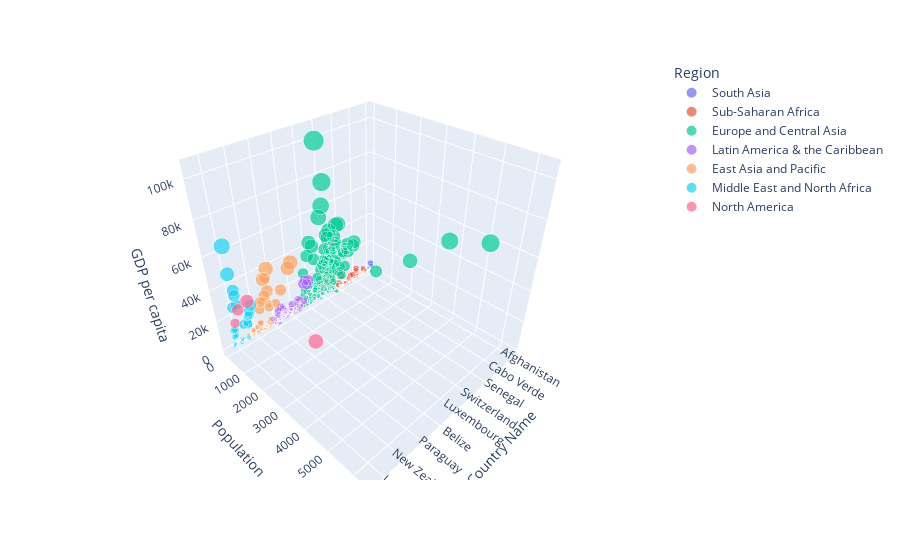

Notebook code for this chart:
### Markdown cell above
### 3D scatter plot to compare a country’s GDP and Population based on the region

### Code cell
fig = px.scatter_3d(dataset, x="Country Name", y="Population", z="GDP per capita", size = "GDP per capita", color ="Region")
fig.show()

### Figure 1 — Plotly figure (JSON) as saved in the notebook; plotly's stock layout.template omitted (floating-point values rounded to 4 significant figures; data arrays with more than 128 entries replaced by an {"elided": "..."} marker saying what was removed)
{"data": [{"hovertemplate": "Region=South Asia<br>Country Name=%{x}<br>Population=%{y}<br>GDP per capita=%{marker.size}<extra></extra>", "legendgroup": "South Asia", "marker": {"color": "#636efa", "size": [242.0, 543.3, 556.0, 418.1, 781.2, 1248.0, 718.2, 1228.0, 2258.0, 2753.0, 443.3, 714.9, 1358.0, 1606.0, 1249.0, 2800.0, 3844.0, 3640.0, 7077.0, 9033.0, 229.5, 315.8, 592.4, 901.7, 576.2, 748.9, 987.4, 1357.0], "sizemode": "area", "sizeref": 263.7, "symbol": "circle"}, "mode": "markers", "name": "South Asia", "scene": "scene", "showlegend": true, "type": "scatter3d", "x": ["Afghanistan", "Afghanistan", "Afghanistan", "Bangladesh", "Bangladesh", "Bangladesh", "Bhutan", "Bhutan", "Bhutan", "Bhutan", "India", "India", "India", "India", "Sri Lanka", "Sri Lanka", "Sri Lanka", "Maldives", "Maldives", "Maldives", "Nepal", "Nepal", "Nepal", "Nepal", "Pakistan", "Pakistan", "Pakistan", "Pakistan"], "y": [18.87, 35.54, 46.17, 5.423, 14.52, 24.42, 3.773, 8.152, 12.55, 20.38, 14.18, 21.67, 32.86, 43.39, 26.66, 63.24, 81.99, 207.0, 262.5, 218.8, 5.386, 8.27, 20.39, 33.04, 9.988, 14.67, 18.45, 24.72], "z": [242.0, 543.3, 556.0, 418.1, 781.2, 1248.0, 718.2, 1228.0, 2258.0, 2753.0, 443.3, 714.9, 1358.0, 1606.0, 1249.0, 2800.0, 3844.0, 3640.0, 7077.0, 9033.0, 229.5, 315.8, 592.4, 901.7, 576.2, 748.9, 987.4, 1357.0]}, {"hovertemplate": "Region=Sub-Saharan Africa<br>Country Name=%{x}<br>Population=%{y}<br>GDP per capita=%{marker.size}<extra></extra>", "legendgroup": "Sub-Saharan Africa", "marker": {"color": "#EF553B", "size": [556.8, 1902.0, 3498.0, 3128.0, 136.5, 151.7, 234.2, 305.5, 512.7, 822.8, 1037.0, 1077.0, 457.9, 647.8, 653.3, 5513.0, 6403.0, 251.8, 331.3, 488.4, 377.4, 1007.0, 1310.0, 1701.0, 1973.0, 681.1, 1100.0, 1352.0, 1383.0, 334.0, 497.3, 1836.0, 3077.0, 2449.0, 1243.0, 3378.0, 3043.0, 124.5, 341.6, 640.5, 4136.0, 8849.0, 7385.0, 492.5, 1299.0, 1774.0, 363.5, 322.4, 672.4, 769.3, 594.1, 665.7, 860.6, 660.7, 558.2, 603.4, 397.5, 511.6, 1080.0, 1465.0, 436.5, 842.8, 1146.0, 293.6, 319.5, 467.2, 270.5, 489.0, 710.3, 751.5, 416.8, 471.9, 589.9, 3929.0, 5283.0, 8000.0, 9260.0, 478.7, 380.6, 2186.0, 5395.0, 4897.0, 197.8, 476.9, 484.2, 2687.0, 260.6, 609.8, 751.1, 366.2, 914.2, 613.7, 992.7, 1272.0, 1219.0, 138.7, 292.3, 401.8, 866.5, 1090.0, 1585.0, 1729.0, 3084.0, 4168.0, 10800.0, 15160.0, 166.2, 658.6, 892.6, 776.0, 303.0, 406.6, 534.0, 570.9, 492.6, 743.4, 261.9, 822.5, 847.3, 6033.0, 8149.0, 6260.0, 345.7, 702.7, 1489.0, 1338.0, 948.3, 1445.0], "sizemode": "area", "sizeref": 263.7, "symbol": "circle"}, "mode": "markers", "name": "Sub-Saharan Africa", "scene": "scene", "showlegend": true, "type": "scatter3d", "x": ["Angola", "Angola", "Angola", "Angola", "Burundi", "Burundi", "Burundi", "Burundi", "Benin", "Benin", "Benin", "Benin", "Burkina Faso", "Burkina Faso", "Burkina Faso", "Botswana", "Botswana", "Central African Republic", "Central African Republic", "Central African Republic", "Central African Republic", "Cote d'Ivoire", "Cote d'Ivoire", "Cote d'Ivoire", "Cote d'Ivoire", "Cameroon", "Cameroon", "Cameroon", "Cameroon", "Congo, Dem. Rep.", "Congo, Dem. Rep.", "Congo, Rep.", "Congo, Rep.", "Congo, Rep.", "Comoros", "Cabo Verde", "Cabo Verde", "Ethiopia", "Ethiopia", "Ethiopia", "Gabon", "Gabon", "Gabon", "Ghana", "Ghana", "Ghana", "Guinea", "Guinea", "Guinea", "Guinea", "Gambia, The", "Gambia, The", "Gambia, The", "Gambia, The", "Guinea-Bissau", "Guinea-Bissau", "Kenya", "Kenya", "Kenya", "Kenya", "Lesotho", "Lesotho", "Lesotho", "Madagascar", "Madagascar", "Madagascar", "Mali", "Mali", "Mali", "Mali", "Mozambique", "Mozambique", "Mozambique", "Mauritius", "Mauritius", "Mauritius", "Mauritius", "Malawi", "Malawi", "Namibia", "Namibia", "Namibia", "Niger", "Niger", "Niger", "Nigeria", "Rwanda", "Rwanda", "Rwanda", "Sudan", "Sudan", "Senegal", "Senegal", "Senegal", "Senegal", "Sierra Leone", "Sierra Leone", "Sierra Leone", "Sao Tome and Principe", "Sao Tome and Principe", "Sao Tome and Principe", "Eswatini", "Eswatini", "Eswatini", "Seychelles", "Seychelles", "Chad", "Chad", "Chad", "Chad", "Togo", "Togo", "Togo", "Togo", "Tanzania", "Tanzania", "Uganda", "Uganda", "Uganda", "South Africa", "South Africa", "South Africa", "Zambia", "Zambia", "Zambia", "Zambia", "Zimbabwe", "Zimbabwe"], "y": [5.366, 28.29, 33.49, 54.25, 6.369, 6.019, 10.43, 10.33, 9.106, 13.64, 15.56, 14.29, 6.09, 11.42, 15.74, 87.3, 98.17, 4.901, 8.312, 11.88, 9.413, 46.05, 53.33, 56.37, 39.34, 22.86, 32.31, 38.99, 39.81, 5.793, 8.695, 16.88, 24.8, 21.38, 45.21, 46.41, 44.06, 2.289, 8.067, 13.51, 78.39, 77.35, 79.03, 18.24, 25.39, 32.23, 15.3, 14.11, 16.13, 30.9, 8.381, 5.936, 8.362, 7.055, 16.15, 37.72, 12.1, 16.7, 24.58, 29.1, 9.286, 14.02, 17.36, 6.096, 6.571, 7.337, 10.43, 14.96, 19.39, 11.22, 2.355, 2.182, 7.245, 54.93, 102.3, 198.1, 294.9, 5.277, 6.369, 93.42, 231.5, 254.5, 6.164, 14.72, 14.15, 72.02, 3.296, 11.27, 13.08, 10.08, 23.77, 13.17, 18.23, 30.13, 30.68, 17.75, 21.71, 28.25, 28.66, 17.46, 14.78, 34.71, 72.37, 90.39, 172.3, 192.7, 6.008, 19.33, 26.54, 21.66, 9.777, 13.91, 21.91, 24.98, 9.85, 12.32, 7.263, 20.08, 16.5, 199.6, 260.6, 207.8, 12.99, 18.34, 17.59, 9.793, 45.94, 59.15], "z": [556.8, 1902.0, 3498.0, 3128.0, 136.5, 151.7, 234.2, 305.5, 512.7, 822.8, 1037.0, 1077.0, 457.9, 647.8, 653.3, 5513.0, 6403.0, 251.8, 331.3, 488.4, 377.4, 1007.0, 1310.0, 1701.0, 1973.0, 681.1, 1100.0, 1352.0, 1383.0, 334.0, 497.3, 1836.0, 3077.0, 2449.0, 1243.0, 3378.0, 3043.0, 124.5, 341.6, 640.5, 4136.0, 8849.0, 7385.0, 492.5, 1299.0, 1774.0, 363.5, 322.4, 672.4, 769.3, 594.1, 665.7, 860.6, 660.7, 558.2, 603.4, 397.5, 511.6, 1080.0, 1465.0, 436.5, 842.8, 1146.0, 293.6, 319.5, 467.2, 270.5, 489.0, 710.3, 751.5, 416.8, 471.9, 589.9, 3929.0, 5283.0, 8000.0, 9260.0, 478.7, 380.6, 2186.0, 5395.0, 4897.0, 197.8, 476.9, 484.2, 2687.0, 260.6, 609.8, 751.1, 366.2, 914.2, 613.7, 992.7, 1272.0, 1219.0, 138.7, 292.3, 401.8, 866.5, 1090.0, 1585.0, 1729.0, 3084.0, 4168.0, 10800.0, 15160.0, 166.2, 658.6, 892.6, 776.0, 303.0, 406.6, 534.0, 570.9, 492.6, 743.4, 261.9, 822.5, 847.3, 6033.0, 8149.0, 6260.0, 345.7, 702.7, 1489.0, 1338.0, 948.3, 1445.0]}, {"hovertemplate": "Region=Europe and Central Asia<br>Country Name=%{x}<br>Population=%{y}<br>GDP per capita=%{marker.size}<extra></extra>", "legendgroup": "Europe and Central Asia", "marker": {"color": "#00cc96", "size": {"elided": "139 float values"}, "sizemode": "area", "sizeref": 263.7, "symbol": "circle"}, "mode": "markers", "name": "Europe and Central Asia", "scene": "scene", "showlegend": true, "type": "scatter3d", "x": {"elided": "139 str values"}, "y": {"elided": "139 float values"}, "z": {"elided": "139 float values"}}, {"hovertemplate": "Region=Latin America & the Caribbean<br>Country Name=%{x}<br>Population=%{y}<br>GDP per capita=%{marker.size}<extra></extra>", "legendgroup": "Latin America & the Caribbean", "marker": {"color": "#ab63fa", "size": [7708.0, 5110.0, 10390.0, 13790.0, 27100.0, 30280.0, 28440.0, 31700.0, 3364.0, 4304.0, 4805.0, 1955.0, 3036.0, 3750.0, 4790.0, 11290.0, 8814.0, 11270.0, 13820.0, 16060.0, 16560.0, 5100.0, 7558.0, 12720.0, 13500.0, 2520.0, 3414.0, 6337.0, 6176.0, 3789.0, 8227.0, 11640.0, 2869.0, 5555.0, 6922.0, 1445.0, 4634.0, 6124.0, 2853.0, 3995.0, 954.4, 1106.0, 4581.0, 5577.0, 2302.0, 1387.0, 3392.0, 4104.0, 4704.0, 4908.0, 6949.0, 8540.0, 10090.0, 7158.0, 8278.0, 9271.0, 9617.0, 1007.0, 1504.0, 2050.0, 4060.0, 13630.0, 1956.0, 2729.0, 5082.0, 6229.0, 1664.0, 4342.0, 5414.0, 2002.0, 2429.0, 2983.0, 3706.0, 9168.0, 6435.0, 18380.0, 6875.0, 5227.0, 11990.0, 15610.0, 3970.0, 5339.0, 6655.0], "sizemode": "area", "sizeref": 263.7, "symbol": "circle"}, "mode": "markers", "name": "Latin America & the Caribbean", "scene": "scene", "showlegend": true, "type": "scatter3d", "x": ["Argentina", "Argentina", "Argentina", "Argentina", "Bahamas, The", "Bahamas, The", "Bahamas, The", "Bahamas, The", "Belize", "Belize", "Belize", "Bolivia", "Bolivia", "Brazil", "Brazil", "Brazil", "Brazil", "Barbados", "Barbados", "Barbados", "Barbados", "Chile", "Chile", "Chile", "Chile", "Colombia", "Colombia", "Colombia", "Colombia", "Costa Rica", "Costa Rica", "Costa Rica", "Dominican Republic", "Dominican Republic", "Dominican Republic", "Ecuador", "Ecuador", "Ecuador", "Guatemala", "Guatemala", "Guyana", "Guyana", "Guyana", "Guyana", "Honduras", "Haiti", "Jamaica", "Jamaica", "Jamaica", "Jamaica", "St. Lucia", "St. Lucia", "St. Lucia", "Mexico", "Mexico", "Mexico", "Mexico", "Nicaragua", "Nicaragua", "Nicaragua", "Panama", "Panama", "Peru", "Peru", "Peru", "Peru", "Paraguay", "Paraguay", "Paraguay", "El Salvador", "El Salvador", "El Salvador", "El Salvador", "Suriname", "Trinidad and Tobago", "Trinidad and Tobago", "Uruguay", "Uruguay", "Uruguay", "Uruguay", "St. Vincent and the Grenadines", "St. Vincent and the Grenadines", "St. Vincent and the Grenadines"], "y": [320.6, 186.1, 401.2, 505.4, 616.2, 733.9, 812.7, 900.7, 61.61, 74.28, 82.47, 38.29, 62.02, 181.4, 224.4, 490.8, 445.0, 289.3, 389.4, 481.3, 571.5, 229.2, 303.7, 458.9, 585.8, 33.82, 56.41, 124.2, 135.5, 84.49, 181.5, 241.2, 88.48, 168.3, 206.8, 32.9, 147.3, 193.6, 110.6, 138.8, 27.95, 33.23, 61.44, 82.21, 95.76, 25.66, 82.89, 92.33, 100.3, 97.52, 218.8, 266.2, 257.2, 174.5, 279.1, 264.8, 263.1, 25.04, 46.03, 61.5, 91.44, 340.8, 39.3, 53.33, 113.6, 121.6, 58.51, 142.7, 190.2, 97.57, 95.4, 90.83, 95.18, 240.8, 174.6, 536.1, 402.0, 241.5, 411.8, 444.1, 47.56, 75.78, 101.9], "z": [7708.0, 5110.0, 10390.0, 13790.0, 27100.0, 30280.0, 28440.0, 31700.0, 3364.0, 4304.0, 4805.0, 1955.0, 3036.0, 3750.0, 4790.0, 11290.0, 8814.0, 11270.0, 13820.0, 16060.0, 16560.0, 5100.0, 7558.0, 12720.0, 13500.0, 2520.0, 3414.0, 6337.0, 6176.0, 3789.0, 8227.0, 11640.0, 2869.0, 5555.0, 6922.0, 1445.0, 4634.0, 6124.0, 2853.0, 3995.0, 954.4, 1106.0, 4581.0, 5577.0, 2302.0, 1387.0, 3392.0, 4104.0, 4704.0, 4908.0, 6949.0, 8540.0, 10090.0, 7158.0, 8278.0, 9271.0, 9617.0, 1007.0, 1504.0, 2050.0, 4060.0, 13630.0, 1956.0, 2729.0, 5082.0, 6229.0, 1664.0, 4342.0, 5414.0, 2002.0, 2429.0, 2983.0, 3706.0, 9168.0, 6435.0, 18380.0, 6875.0, 5227.0, 11990.0, 15610.0, 3970.0, 5339.0, 6655.0]}, {"hovertemplate": "Region=East Asia and Pacific<br>Country Name=%{x}<br>Population=%{y}<br>GDP per capita=%{marker.size}<extra></extra>", "legendgroup": "East Asia and Pacific", "marker": {"color": "#FFA15A", "size": [21700.0, 34080.0, 52090.0, 56710.0, 18010.0, 35270.0, 1753.0, 4550.0, 8016.0, 2069.0, 3628.0, 3653.0, 5391.0, 2172.0, 2907.0, 1263.0, 3122.0, 3332.0, 300.6, 785.5, 796.8, 1535.0, 23090.0, 325.2, 475.6, 1141.0, 746.9, 1197.0, 474.2, 2643.0, 3875.0, 4044.0, 9041.0, 9955.0, 27750.0, 33680.0, 38630.0, 1073.0, 1244.0, 3001.0, 7658.0, 23850.0, 29960.0, 47240.0, 55650.0, 1604.0, 2167.0, 2008.0, 2894.0, 5076.0, 5840.0, 806.4, 1333.0, 2091.0, 1673.0, 2582.0, 1471.0, 2696.0, 1484.0, 3566.0, 4074.0], "sizemode": "area", "sizeref": 263.7, "symbol": "circle"}, "mode": "markers", "name": "East Asia and Pacific", "scene": "scene", "showlegend": true, "type": "scatter3d", "x": ["Australia", "Australia", "Australia", "Australia", "Brunei Darussalam", "Brunei Darussalam", "China", "China", "China", "Fiji", "Fiji", "Fiji", "Fiji", "Micronesia, Fed. Sts.", "Micronesia, Fed. Sts.", "Indonesia", "Indonesia", "Indonesia", "Cambodia", "Cambodia", "Kiribati", "Kiribati", "Korea, Rep.", "Lao PDR", "Lao PDR", "Lao PDR", "Myanmar", "Myanmar", "Mongolia", "Mongolia", "Mongolia", "Malaysia", "Malaysia", "Malaysia", "New Zealand", "New Zealand", "New Zealand", "Philippines", "Philippines", "Philippines", "Palau", "Singapore", "Singapore", "Singapore", "Singapore", "Solomon Islands", "Solomon Islands", "Thailand", "Thailand", "Thailand", "Thailand", "Timor-Leste", "Timor-Leste", "Tonga", "Vietnam", "Vietnam", "Vanuatu", "Vanuatu", "Samoa", "Samoa", "Samoa"], "y": [461.6, 848.6, 1367.0, 1535.0, 80.51, 66.38, 48.17, 89.46, 155.3, 11.79, 22.04, 40.27, 61.53, 8.934, 9.317, 24.16, 65.75, 58.37, 15.41, 36.0, 2.287, 5.019, 555.3, 8.824, 9.305, 21.89, 15.83, 43.47, 6.645, 29.92, 65.15, 59.08, 136.2, 177.7, 529.1, 698.9, 906.5, 17.07, 29.19, 71.23, 144.6, 507.6, 609.1, 959.7, 1219.0, 2.83, 2.982, 27.9, 33.13, 44.91, 53.05, 6.191, 11.54, 13.22, 45.72, 66.04, 5.14, 12.17, 7.605, 25.9, 27.64], "z": [21700.0, 34080.0, 52090.0, 56710.0, 18010.0, 35270.0, 1753.0, 4550.0, 8016.0, 2069.0, 3628.0, 3653.0, 5391.0, 2172.0, 2907.0, 1263.0, 3122.0, 3332.0, 300.6, 785.5, 796.8, 1535.0, 23090.0, 325.2, 475.6, 1141.0, 746.9, 1197.0, 474.2, 2643.0, 3875.0, 4044.0, 9041.0, 9955.0, 27750.0, 33680.0, 38630.0, 1073.0, 1244.0, 3001.0, 7658.0, 23850.0, 29960.0, 47240.0, 55650.0, 1604.0, 2167.0, 2008.0, 2894.0, 5076.0, 5840.0, 806.4, 1333.0, 2091.0, 1673.0, 2582.0, 1471.0, 2696.0, 1484.0, 3566.0, 4074.0]}, {"hovertemplate": "Region=Middle East and North Africa<br>Country Name=%{x}<br>Population=%{y}<br>GDP per capita=%{marker.size}<extra></extra>", "legendgroup": "Middle East and North Africa", "marker": {"color": "#19d3f3", "size": [20720.0, 22630.0, 768.2, 904.7, 1343.0, 2653.0, 1186.0, 2646.0, 3563.0, 1670.0, 3246.0, 6600.0, 5201.0, 4688.0, 21060.0, 20590.0, 30780.0, 35810.0, 2183.0, 3737.0, 4164.0, 35590.0, 38580.0, 29870.0, 4575.0, 7762.0, 7643.0, 21800.0, 24920.0, 8601.0, 12380.0, 29980.0, 51460.0, 67400.0, 9171.0, 13790.0, 2212.0, 3193.0, 4345.0, 4095.0, 554.4, 1335.0], "sizemode": "area", "sizeref": 263.7, "symbol": "circle"}, "mode": "markers", "name": "Middle East and North Africa", "scene": "scene", "showlegend": true, "type": "scatter3d", "x": ["Bahrain", "Bahrain", "Djibouti", "Djibouti", "Djibouti", "Djibouti", "Egypt, Arab Rep.", "Egypt, Arab Rep.", "Egypt, Arab Rep.", "Iran, Islamic Rep.", "Iran, Islamic Rep.", "Iran, Islamic Rep.", "Iran, Islamic Rep.", "Iraq", "Israel", "Israel", "Israel", "Israel", "Jordan", "Jordan", "Jordan", "Kuwait", "Kuwait", "Kuwait", "Lebanon", "Lebanon", "Lebanon", "Malta", "Malta", "Oman", "Oman", "Qatar", "Qatar", "Qatar", "Saudi Arabia", "Saudi Arabia", "Tunisia", "Tunisia", "Tunisia", "Tunisia", "Yemen, Rep.", "Yemen, Rep."], "y": [294.9, 396.4, 16.62, 17.31, 16.6, 17.91, 42.46, 75.23, 125.8, 50.37, 110.4, 301.5, 181.8, 120.0, 523.4, 591.3, 802.5, 939.4, 87.82, 87.86, 141.9, 170.5, 163.3, 190.7, 211.1, 340.2, 294.5, 614.1, 878.4, 48.09, 56.54, 243.8, 331.6, 349.9, 108.0, 129.6, 52.74, 84.65, 104.9, 117.6, 11.88, 51.69], "z": [20720.0, 22630.0, 768.2, 904.7, 1343.0, 2653.0, 1186.0, 2646.0, 3563.0, 1670.0, 3246.0, 6600.0, 5201.0, 4688.0, 21060.0, 20590.0, 30780.0, 35810.0, 2183.0, 3737.0, 4164.0, 35590.0, 38580.0, 29870.0, 4575.0, 7762.0, 7643.0, 21800.0, 24920.0, 8601.0, 12380.0, 29980.0, 51460.0, 67400.0, 9171.0, 13790.0, 2212.0, 3193.0, 4345.0, 4095.0, 554.4, 1335.0]}, {"hovertemplate": "Region=North America<br>Country Name=%{x}<br>Population=%{y}<br>GDP per capita=%{marker.size}<extra></extra>", "legendgroup": "North America", "marker": {"color": "#FF6692", "size": [24270.0, 36380.0, 47560.0, 56760.0], "sizemode": "area", "sizeref": 263.7, "symbol": "circle"}, "mode": "markers", "name": "North America", "scene": "scene", "showlegend": true, "type": "scatter3d", "x": ["Canada", "Canada", "Canada", "United States"], "y": [545.1, 888.9, 1525.0, 4588.0], "z": [24270.0, 36380.0, 47560.0, 56760.0]}], "layout": {"legend": {"itemsizing": "constant", "title": {"text": "Region"}, "tracegroupgap": 0}, "margin": {"t": 60}, "scene": {"domain": {"x": [0, 1], "y": [0, 1]}, "xaxis": {"title": {"text": "Country Name"}}, "yaxis": {"title": {"text": "Population"}}, "zaxis": {"title": {"text": "GDP per capita"}}}}}
